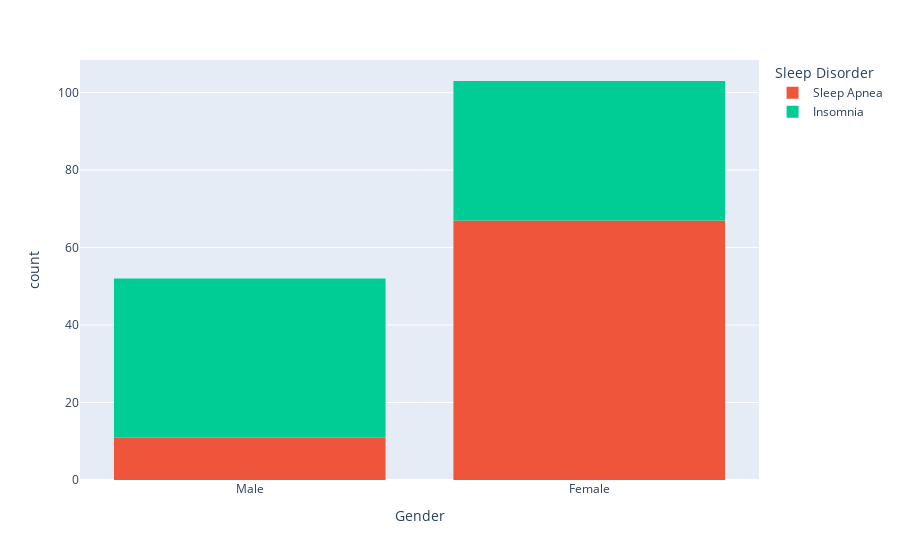
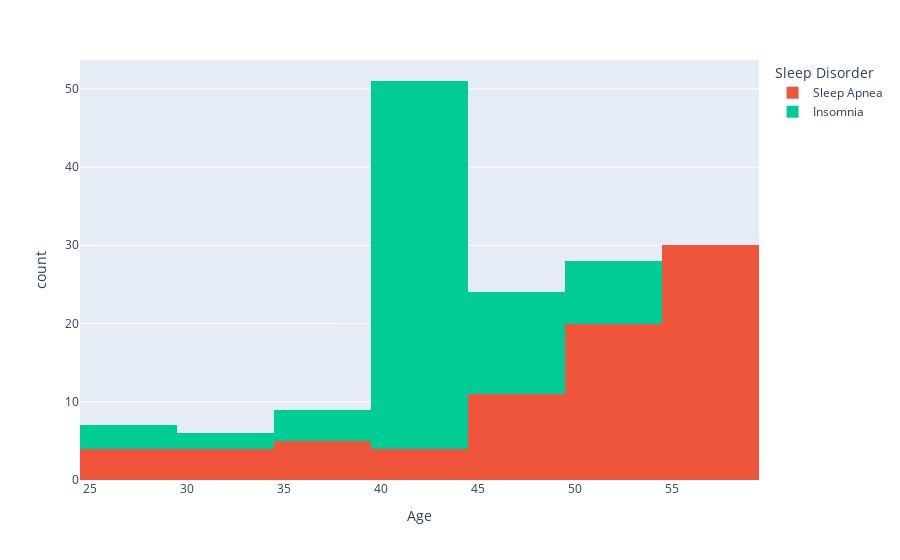
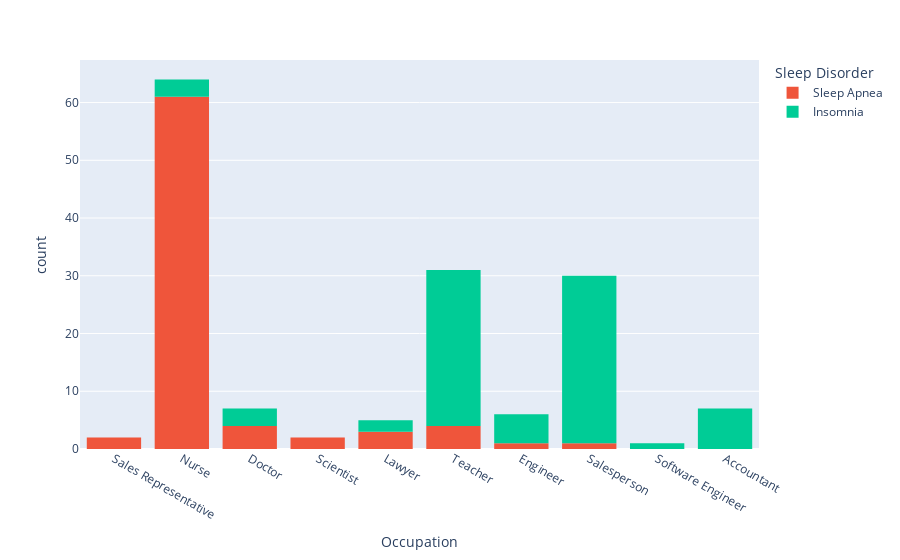
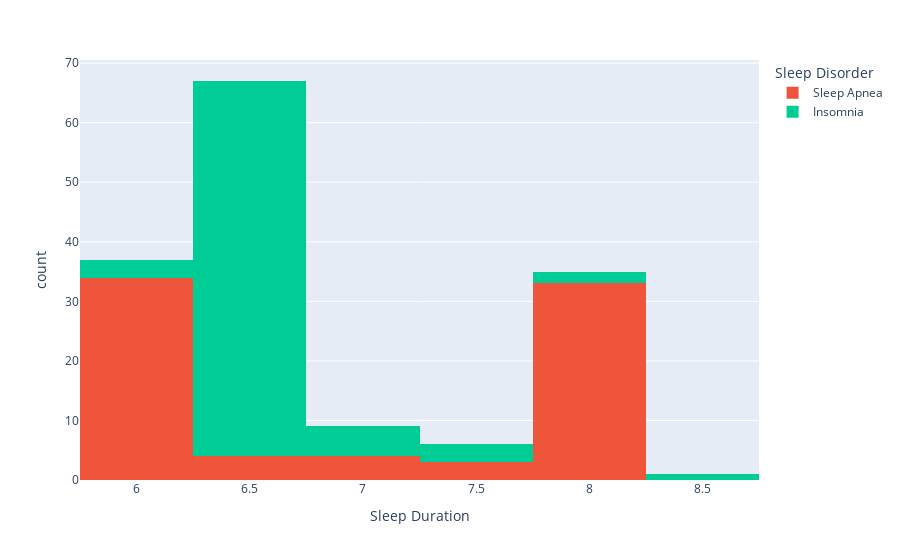

Notebook cell for these charts, in order:
### Markdown cell above
2 - Comparing Sleep Disroder with the other variables

### Code cell
for coluna in data.columns:
    grafico =  px.histogram(data, x=coluna, color='Sleep Disorder')
    grafico.show()

### Figure 1 — Plotly figure (JSON) as saved in the notebook; plotly's stock layout.template omitted (floating-point values rounded to 4 significant figures)
{"data": [{"alignmentgroup": "True", "bingroup": "x", "hovertemplate": "Sleep Disorder=Sleep Apnea<br>Gender=%{x}<br>count=%{y}<extra></extra>", "legendgroup": "Sleep Apnea", "marker": {"color": "#EF553B", "pattern": {"shape": ""}}, "name": "Sleep Apnea", "offsetgroup": "Sleep Apnea", "orientation": "v", "showlegend": true, "type": "histogram", "x": ["Male", "Male", "Female", "Male", "Female", "Male", "Female", "Female", "Male", "Male", "Female", "Male", "Female", "Female", "Female", "Male", "Male", "Female", "Female", "Female", "Female", "Female", "Female", "Female", "Female", "Female", "Male", "Male", "Female", "Female", "Female", "Female", "Female", "Female", "Female", "Female", "Female", "Female", "Female", "Female", "Female", "Female", "Female", "Female", "Female", "Female", "Female", "Female", "Female", "Female", "Female", "Female", "Female", "Female", "Female", "Female", "Female", "Female", "Female", "Female", "Female", "Female", "Female", "Female", "Female", "Female", "Female", "Female", "Female", "Female", "Female", "Female", "Female", "Female", "Female", "Female", "Female", "Female"], "xaxis": "x", "yaxis": "y"}, {"alignmentgroup": "True", "bingroup": "x", "hovertemplate": "Sleep Disorder=Insomnia<br>Gender=%{x}<br>count=%{y}<extra></extra>", "legendgroup": "Insomnia", "marker": {"color": "#00cc96", "pattern": {"shape": ""}}, "name": "Insomnia", "offsetgroup": "Insomnia", "orientation": "v", "showlegend": true, "type": "histogram", "x": ["Male", "Male", "Female", "Female", "Male", "Female", "Male", "Male", "Male", "Male", "Male", "Female", "Male", "Female", "Male", "Female", "Male", "Male", "Male", "Male", "Male", "Male", "Male", "Male", "Male", "Male", "Male", "Male", "Female", "Male", "Male", "Male", "Female", "Male", "Female", "Male", "Female", "Male", "Female", "Male", "Female", "Male", "Female", "Male", "Male", "Female", "Male", "Male", "Female", "Male", "Male", "Female", "Male", "Female", "Male", "Male", "Female", "Female", "Female", "Female", "Female", "Female", "Female", "Female", "Female", "Female", "Female", "Male", "Male", "Female", "Female", "Female", "Female", "Female", "Female", "Female", "Female"], "xaxis": "x", "yaxis": "y"}], "layout": {"barmode": "relative", "legend": {"title": {"text": "Sleep Disorder"}, "tracegroupgap": 0}, "margin": {"t": 60}, "xaxis": {"anchor": "y", "domain": [0, 1], "title": {"text": "Gender"}}, "yaxis": {"anchor": "x", "domain": [0, 1], "title": {"text": "count"}}}}

### Figure 2 — Plotly figure (JSON) as saved in the notebook; plotly's stock layout.template omitted (floating-point values rounded to 4 significant figures)
{"data": [{"alignmentgroup": "True", "bingroup": "x", "hovertemplate": "Sleep Disorder=Sleep Apnea<br>Age=%{x}<br>count=%{y}<extra></extra>", "legendgroup": "Sleep Apnea", "marker": {"color": "#EF553B", "pattern": {"shape": ""}}, "name": "Sleep Apnea", "offsetgroup": "Sleep Apnea", "orientation": "v", "showlegend": true, "type": "histogram", "x": [28, 28, 29, 29, 30, 31, 34, 34, 35, 36, 36, 38, 38, 42, 42, 43, 43, 48, 49, 49, 49, 49, 49, 49, 49, 49, 49, 49, 50, 50, 50, 50, 50, 50, 50, 50, 50, 50, 50, 50, 50, 50, 50, 50, 50, 51, 51, 51, 55, 55, 57, 57, 57, 57, 57, 57, 57, 57, 58, 58, 58, 58, 58, 58, 59, 59, 59, 59, 59, 59, 59, 59, 59, 59, 59, 59, 59, 59], "xaxis": "x", "yaxis": "y"}, {"alignmentgroup": "True", "bingroup": "x", "hovertemplate": "Sleep Disorder=Insomnia<br>Age=%{x}<br>count=%{y}<extra></extra>", "legendgroup": "Insomnia", "marker": {"color": "#00cc96", "pattern": {"shape": ""}}, "name": "Insomnia", "offsetgroup": "Insomnia", "orientation": "v", "showlegend": true, "type": "histogram", "x": [28, 29, 29, 30, 33, 36, 36, 39, 39, 41, 42, 43, 43, 43, 43, 43, 43, 43, 43, 43, 43, 43, 43, 43, 43, 43, 43, 43, 44, 44, 44, 44, 44, 44, 44, 44, 44, 44, 44, 44, 44, 44, 44, 44, 44, 44, 44, 44, 44, 44, 44, 44, 44, 44, 44, 44, 45, 45, 45, 45, 45, 45, 45, 45, 45, 45, 45, 48, 48, 50, 52, 52, 52, 52, 52, 52, 53], "xaxis": "x", "yaxis": "y"}], "layout": {"barmode": "relative", "legend": {"title": {"text": "Sleep Disorder"}, "tracegroupgap": 0}, "margin": {"t": 60}, "xaxis": {"anchor": "y", "domain": [0, 1], "title": {"text": "Age"}}, "yaxis": {"anchor": "x", "domain": [0, 1], "title": {"text": "count"}}}}

### Figure 3 — Plotly figure (JSON) as saved in the notebook; plotly's stock layout.template omitted (floating-point values rounded to 4 significant figures)
{"data": [{"alignmentgroup": "True", "bingroup": "x", "hovertemplate": "Sleep Disorder=Sleep Apnea<br>Occupation=%{x}<br>count=%{y}<extra></extra>", "legendgroup": "Sleep Apnea", "marker": {"color": "#EF553B", "pattern": {"shape": ""}}, "name": "Sleep Apnea", "offsetgroup": "Sleep Apnea", "orientation": "v", "showlegend": true, "type": "histogram", "x": ["Sales Representative", "Sales Representative", "Nurse", "Doctor", "Nurse", "Doctor", "Scientist", "Scientist", "Lawyer", "Teacher", "Teacher", "Lawyer", "Lawyer", "Teacher", "Teacher", "Engineer", "Salesperson", "Nurse", "Nurse", "Nurse", "Nurse", "Nurse", "Nurse", "Nurse", "Nurse", "Nurse", "Doctor", "Doctor", "Nurse", "Nurse", "Nurse", "Nurse", "Nurse", "Nurse", "Nurse", "Nurse", "Nurse", "Nurse", "Nurse", "Nurse", "Nurse", "Nurse", "Nurse", "Nurse", "Nurse", "Nurse", "Nurse", "Nurse", "Nurse", "Nurse", "Nurse", "Nurse", "Nurse", "Nurse", "Nurse", "Nurse", "Nurse", "Nurse", "Nurse", "Nurse", "Nurse", "Nurse", "Nurse", "Nurse", "Nurse", "Nurse", "Nurse", "Nurse", "Nurse", "Nurse", "Nurse", "Nurse", "Nurse", "Nurse", "Nurse", "Nurse", "Nurse", "Nurse"], "xaxis": "x", "yaxis": "y"}, {"alignmentgroup": "True", "bingroup": "x", "hovertemplate": "Sleep Disorder=Insomnia<br>Occupation=%{x}<br>count=%{y}<extra></extra>", "legendgroup": "Insomnia", "marker": {"color": "#00cc96", "pattern": {"shape": ""}}, "name": "Insomnia", "offsetgroup": "Insomnia", "orientation": "v", "showlegend": true, "type": "histogram", "x": ["Software Engineer", "Teacher", "Nurse", "Nurse", "Doctor", "Accountant", "Teacher", "Lawyer", "Engineer", "Lawyer", "Salesperson", "Teacher", "Salesperson", "Teacher", "Salesperson", "Teacher", "Salesperson", "Salesperson", "Salesperson", "Salesperson", "Salesperson", "Salesperson", "Salesperson", "Salesperson", "Salesperson", "Salesperson", "Engineer", "Engineer", "Teacher", "Salesperson", "Salesperson", "Salesperson", "Teacher", "Salesperson", "Teacher", "Salesperson", "Teacher", "Salesperson", "Teacher", "Salesperson", "Teacher", "Salesperson", "Teacher", "Salesperson", "Salesperson", "Teacher", "Salesperson", "Salesperson", "Teacher", "Salesperson", "Salesperson", "Teacher", "Salesperson", "Teacher", "Salesperson", "Engineer", "Teacher", "Teacher", "Teacher", "Teacher", "Teacher", "Teacher", "Teacher", "Teacher", "Teacher", "Teacher", "Teacher", "Doctor", "Doctor", "Nurse", "Accountant", "Accountant", "Accountant", "Accountant", "Accountant", "Accountant", "Engineer"], "xaxis": "x", "yaxis": "y"}], "layout": {"barmode": "relative", "legend": {"title": {"text": "Sleep Disorder"}, "tracegroupgap": 0}, "margin": {"t": 60}, "xaxis": {"anchor": "y", "domain": [0, 1], "title": {"text": "Occupation"}}, "yaxis": {"anchor": "x", "domain": [0, 1], "title": {"text": "count"}}}}

### Figure 4 — Plotly figure (JSON) as saved in the notebook; plotly's stock layout.template omitted (floating-point values rounded to 4 significant figures)
{"data": [{"alignmentgroup": "True", "bingroup": "x", "hovertemplate": "Sleep Disorder=Sleep Apnea<br>Sleep Duration=%{x}<br>count=%{y}<extra></extra>", "legendgroup": "Sleep Apnea", "marker": {"color": "#EF553B", "pattern": {"shape": ""}}, "name": "Sleep Apnea", "offsetgroup": "Sleep Apnea", "orientation": "v", "showlegend": true, "type": "histogram", "x": [5.9, 5.9, 6.5, 6, 6.4, 7.7, 5.8, 5.8, 7.4, 6.6, 7.2, 7.1, 7.4, 6.8, 6.8, 7.8, 6.5, 5.9, 6, 6.1, 6.1, 6.1, 6.1, 6.2, 6.2, 6.2, 8.1, 8.1, 6.1, 6, 6, 6, 6, 6, 6, 6, 6.1, 6, 6.1, 6.1, 6, 6.1, 6, 6.1, 6.1, 6, 6.1, 6.1, 8.1, 8.1, 8.2, 8.2, 8.2, 8.2, 8.2, 8.1, 8.1, 8.1, 8, 8, 8, 8, 8, 8, 8.2, 8.2, 8.2, 8.2, 8, 8, 8.1, 8, 8.1, 8.1, 8, 8.1, 8.1, 8.1], "xaxis": "x", "yaxis": "y"}, {"alignmentgroup": "True", "bingroup": "x", "hovertemplate": "Sleep Disorder=Insomnia<br>Sleep Duration=%{x}<br>count=%{y}<extra></extra>", "legendgroup": "Insomnia", "marker": {"color": "#00cc96", "pattern": {"shape": ""}}, "name": "Insomnia", "offsetgroup": "Insomnia", "orientation": "v", "showlegend": true, "type": "histogram", "x": [5.9, 6.3, 6.5, 6.4, 6, 7.2, 6.6, 7.2, 6.5, 7.6, 6.5, 6.7, 6.3, 6.7, 6.5, 6.7, 6.4, 6.5, 6.5, 6.5, 6.5, 6.5, 6.5, 6.5, 6.5, 6.5, 7.8, 7.8, 6.6, 6.4, 6.3, 6.4, 6.6, 6.3, 6.6, 6.3, 6.6, 6.3, 6.6, 6.3, 6.6, 6.3, 6.6, 6.3, 6.4, 6.5, 6.3, 6.4, 6.5, 6.3, 6.4, 6.5, 6.3, 6.5, 6.3, 6.8, 6.8, 6.8, 6.5, 6.5, 6.5, 6.5, 6.6, 6.6, 6.6, 6.6, 6.6, 7.3, 7.3, 6.1, 6.5, 6.5, 6.6, 6.6, 6.6, 6.6, 8.3], "xaxis": "x", "yaxis": "y"}], "layout": {"barmode": "relative", "legend": {"title": {"text": "Sleep Disorder"}, "tracegroupgap": 0}, "margin": {"t": 60}, "xaxis": {"anchor": "y", "domain": [0, 1], "title": {"text": "Sleep Duration"}}, "yaxis": {"anchor": "x", "domain": [0, 1], "title": {"text": "count"}}}}
